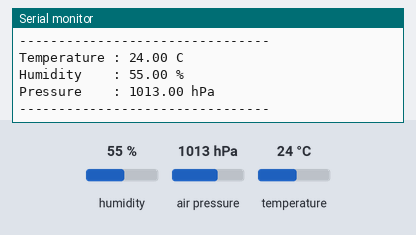
This sketch was run on a simulated ESP8266 (Wemos D1 mini). Shown: the last lines printed to the serial monitor. Inputs (shaded band) come from the test bench; at power-on: humidity 55 %, air pressure 1013 hPa, temperature 24 °C.

Above: at 2.2 s.
2.3 s: humidity set to 22 %
At 4.1 s:
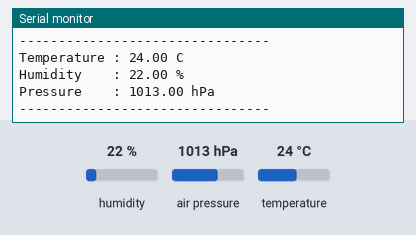
5.0 s: air pressure set to 952 hPa
At 6.0 s:
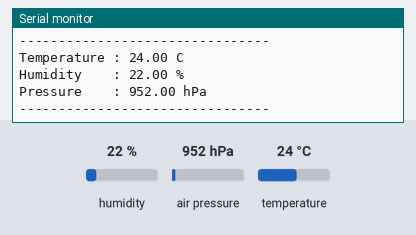

Measured:
- after the input at 2.3 s, the serial monitor: prints a new line after 0.73 s (image 1)
- after the input at 5.0 s, the serial monitor: prints a new line at once (image 2)

The sketch:

bme280_readings.ino
```cpp
/*
 * Smart Greenhouse Controller
 * BME280 Environmental Sensor Test
 *
 * Board:
 *   WeMos D1 R2 V2.1.0 / ESP8266
 *
 * Sensor:
 *   BME280
 *
 * Verified I2C address:
 *   0x76
 *
 * Wiring:
 *   SDA -> D2 / GPIO4
 *   SCL -> D1 / GPIO5
 *   VCC -> 3.3V
 *   GND -> GND
 *
 * Purpose:
 *   Validate temperature, humidity
 *   and atmospheric pressure readings.
 */

#include <Wire.h>
#include <Adafruit_Sensor.h>
#include <Adafruit_BME280.h>

const uint8_t SDA_PIN = D2;
const uint8_t SCL_PIN = D1;
const uint8_t BME_ADDRESS = 0x76;

Adafruit_BME280 bme;

void setup()
{
  Serial.begin(115200);
  delay(1000);

  Wire.begin(SDA_PIN, SCL_PIN);

  Serial.println();
  Serial.println("================================");
  Serial.println(" Smart Greenhouse Controller");
  Serial.println(" BME280 Environmental Test");
  Serial.println("================================");
  Serial.println();

  if (!bme.begin(BME_ADDRESS, &Wire))
  {
    Serial.println("ERROR: BME280 not detected.");

    while (true)
    {
      delay(1000);
    }
  }

  Serial.println("BME280 detected successfully.");
  Serial.println("I2C Address: 0x76");
  Serial.println();
}

void loop()
{
  float temperature = bme.readTemperature();
  float humidity = bme.readHumidity();
  float pressure = bme.readPressure() / 100.0F;

  Serial.println("--------------------------------");

  Serial.print("Temperature : ");
  Serial.print(temperature, 2);
  Serial.println(" C");

  Serial.print("Humidity    : ");
  Serial.print(humidity, 2);
  Serial.println(" %");

  Serial.print("Pressure    : ");
  Serial.print(pressure, 2);
  Serial.println(" hPa");

  Serial.println("--------------------------------");
  Serial.println();

  delay(2000);
}
```
